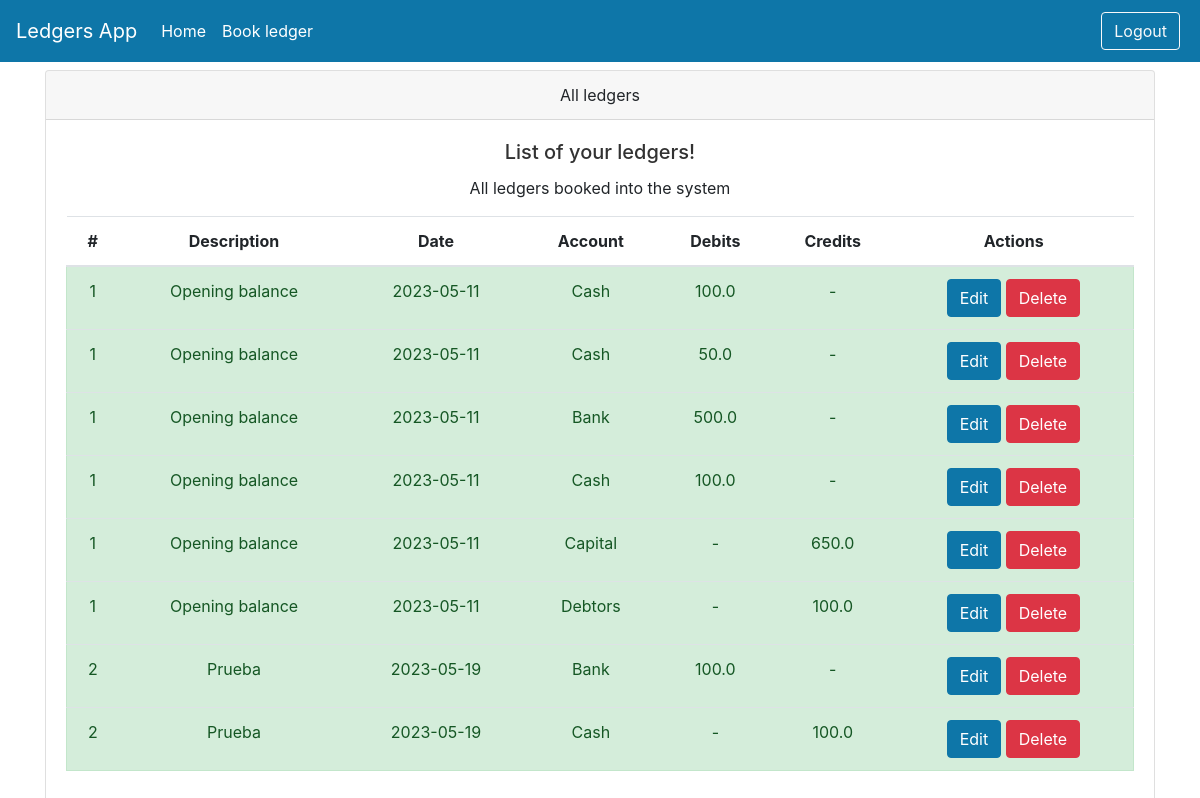
/ledgers/, run on an earlier commit of the app's database.
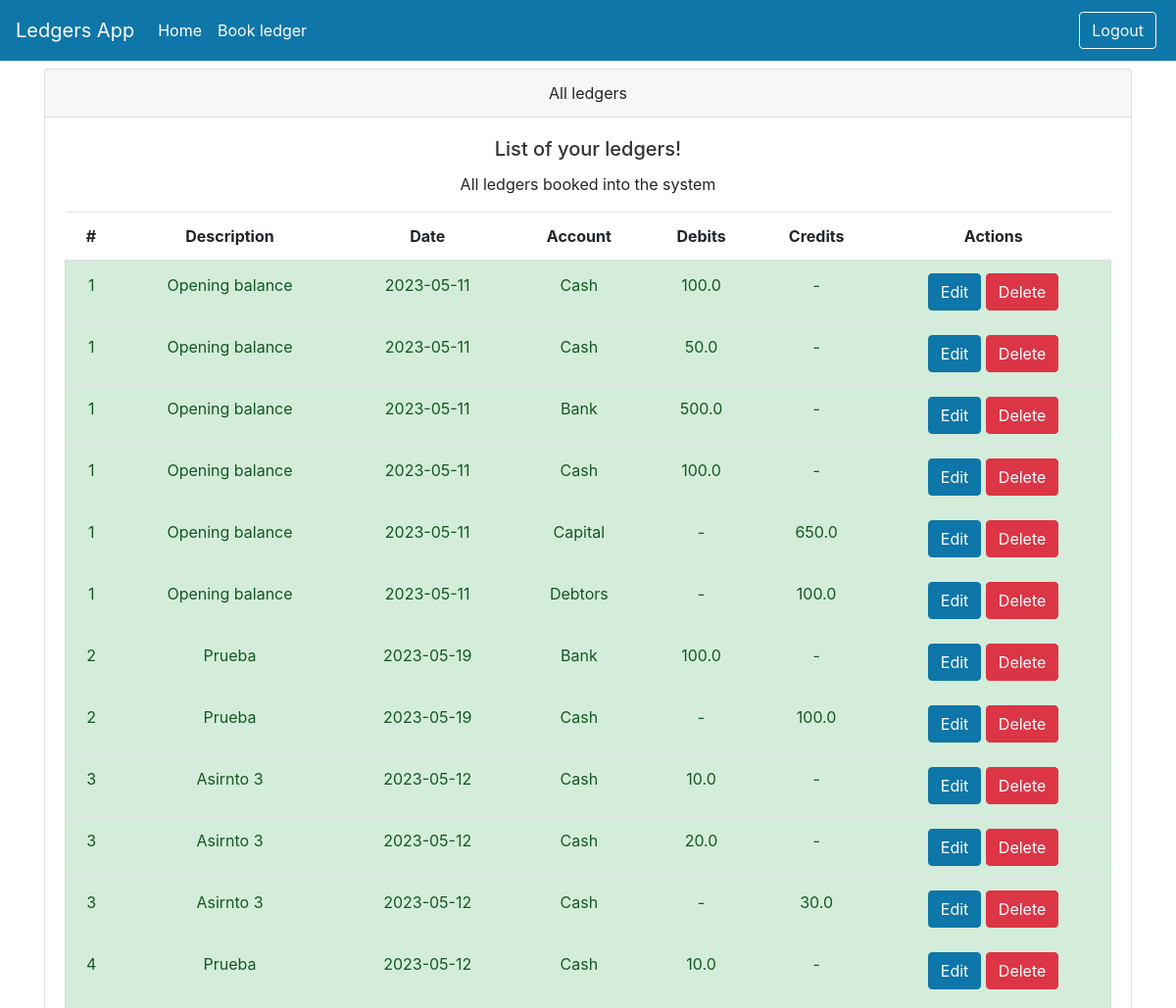
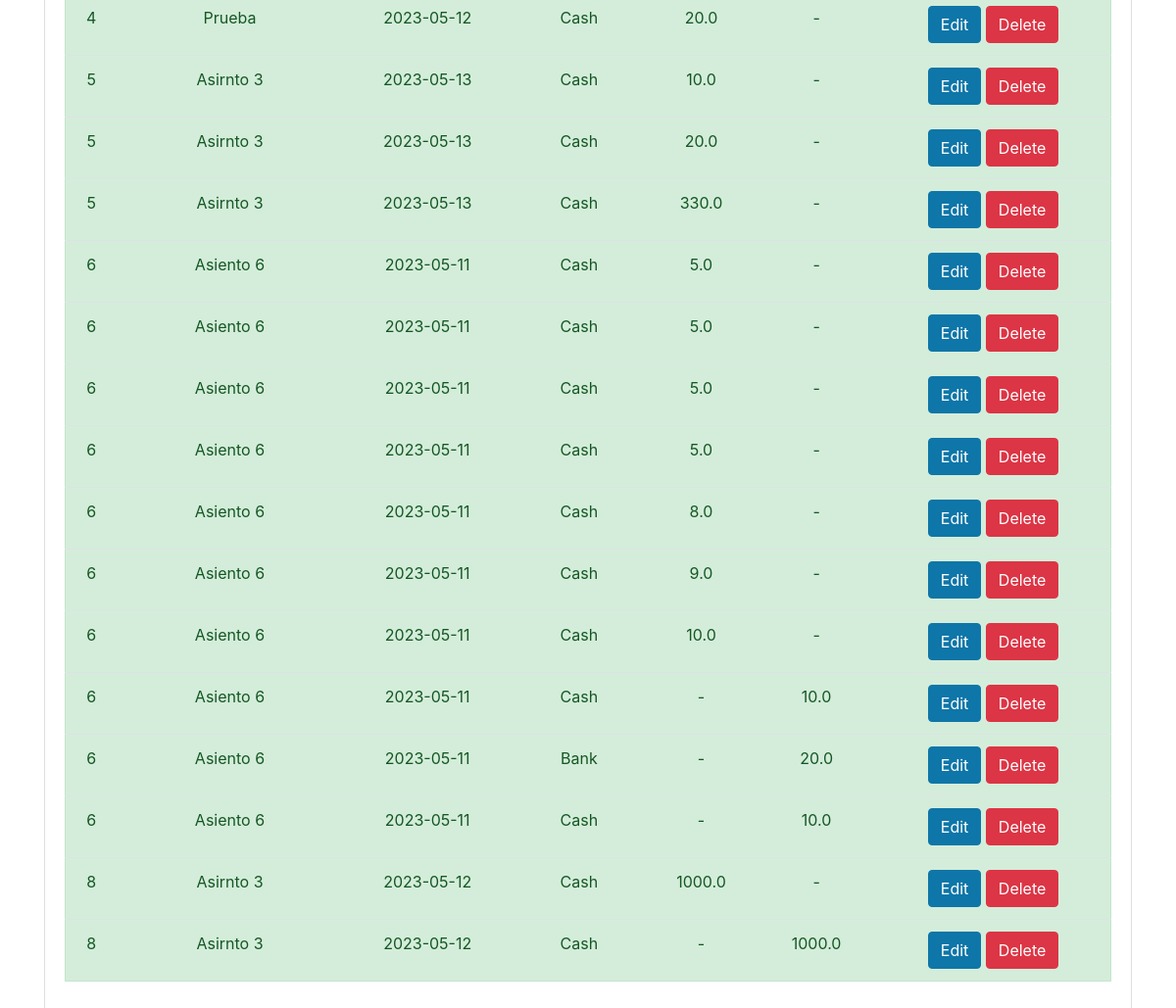
And on a later commit of the database (2 pictures, top to bottom).
### models.py (models this page shows)
class Ledgers(Base):
    __tablename__ = 'ledgers'
    id = Column(Integer, primary_key=True, index=True)
    description = Column(String)
    ledger_date = Column(Date)
    debits = Column(PickleType)
    credits = Column(PickleType)

### routers/ledgers.py (the view)
@router.get("/", response_class=HTMLResponse)
async def read_all_ledgers(request: Request, db: Session = Depends(get_db)):
    ledgers = db.query(Ledgers).all()
    return templates.TemplateResponse("home.html", {'request':request, 'ledgers': ledgers})

### templates/home.html
{% include 'layout.html' %}
<div class="container">
    <div class="card text-center">
        <div class="card-header">
            All ledgers
        </div>
        <div class="card-body">
            <h5 class="card-title">List of your ledgers!</h5>
            <p class="card-text">All ledgers booked into the system</p>
            <table class="table table-hover">
                <thead>
                <tr>
                    <th scope="col">#</th>
                    <th scope="col">Description</th>
                    <th scope="col">Date</th>
                    <th scope="col">Account</th>
                    <th scope="col">Debits</th>
                    <th scope="col">Credits</th>
                    <th scope="col">Actions</th>
                </tr>
                </thead>
                <tbody>
                {% for ledger in ledgers %}
                    {% for debit in ledger.debits %}
                        <tr class="pointer alert alert-success">
                            <td>{{ledger.id}}</td>
                            <td>{{ledger.description}}</td>
                            <td>{{ledger.ledger_date}}</td>
                            <td>{{debit[0]}}</td>
                            <td>{{debit[1]}}</td>
                            <td>-</td>
                            <td>
                                <a href="edit_ledger/{{ledger.id}}" class="btn btn-primary">Edit</a>
                                <button onclick="window.location.href='/ledgers/delete/{{ledger.id}}'" type="button" class="btn btn-danger">Delete</button>
                            </td>
                        </tr>
                    {% endfor %}
                    {% for credit in ledger.credits %}
                        <tr class="pointer alert alert-success">
                            <td>{{ledger.id}}</td>
                            <td>{{ledger.description}}</td>
                            <td>{{ledger.ledger_date}}</td>
                            <td>{{credit[0]}}</td>
                            <td>-</td>
                            <td>{{credit[1]}}</td>
                            <td>
                                <a href="edit_ledger/{{ledger.id}}" class="btn btn-primary">Edit</a>
                                <button onclick="window.location.href='/ledgers/delete/{{ledger.id}}'" type="button" class="btn btn-danger">Delete</button>
                            </td>
                        </tr>
                    {% endfor %}
                {% endfor %}
                </tbody>
            </table>
        </div>
    </div>
</div>

### templates/layout.html (shortened to what this page needs)
<!DOCTYPE html>
<html lang="en">
<head>
    <link rel="stylesheet" type="text/css" href="{{ url_for('static', path='/ledgers/css/base.css') }}">
    <link rel="stylesheet" type="text/css" href="{{ url_for('static', path='/ledgers/css/bootstrap.css') }}">
</head>
<body>
{% include 'navbar.html' %}
</body>
</html>

### templates/navbar.html (shortened to what this page needs)
<div>
    <nav class="navbar navbar-expand-md navbar-dark main-color fixed-top">
        <a class="navbar-brand" href="#">Ledgers App</a>
        <div class="collapse navbar-collapse" id="navbarNav">
            <ul class="navbar-nav">
                <li class="nav-item active">
                    <a class="nav-link" href="/ledgers">Home</a>
                </li>
                <li class="nav-item active">
                    <a class="nav-link" href="/ledgers/book_ledger">Book ledger</a>
                </li>
            </ul>
            <ul class="navbar-nav ml-auto">
                <li class="nav-item m-1">
                    <a type="button" class="btn btn-outline-light" href="#">Logout</a>
                </li>
            </ul>
        </div>
    </nav>
</div>

### static/ledgers/css/base.css (style rules this page uses)
body { background: #fafafa; color: #33333a; padding-top: 70px; }
h1, h2, h3, h4, h5, h6 { color: #323232; }
.main-color { background-color: #0e76a8 ; }

What changed in the data, as far as the page shows it:
added Ledgers: id "3" "3", description "Asirnto 3" "Asirnto 3", ledger_date "2023-05-12" "2023-05-12", debit "Cash" "Cash", debit "10.0" "20.0", id "3", description "Asirnto 3", ledger_date "2023-05-12", credit "Cash", credit "30.0"
added Ledgers: id "4" "4", description "Prueba" "Prueba", ledger_date "2023-05-12" "2023-05-12", debit "Cash" "Cash", debit "10.0" "20.0"
added Ledgers: id "5" "5" "5", description "Asirnto 3" "Asirnto 3" "Asirnto 3", ledger_date "2023-05-13" "2023-05-13" "2023-05-13", debit "Cash" "Cash" "Cash", debit "10.0" "20.0" "330.0"
added Ledgers: id "6" "6" "6" "6" "6" "6" "6", description "Asiento 6" "Asiento 6" "Asiento 6" "Asiento 6" "Asiento 6" "Asiento 6" "Asiento 6", ledger_date "2023-05-11" "2023-05-11" "2023-05-11" "2023-05-11" "2023-05-11" "2023-05-11" "2023-05-11", debit "Cash" "Cash" "Cash" "Cash" "Cash" "Cash" "Cash", debit "5.0" "5.0" "5.0" "5.0" "8.0" "9.0" "10.0", id "6" "6" "6", description "Asiento 6" "Asiento 6" "Asiento 6", ledger_date "2023-05-11" "2023-05-11" "2023-05-11", credit "Cash" "Bank" "Cash", credit "10.0" "20.0" "10.0"
added Ledgers: id "8", description "Asirnto 3", ledger_date "2023-05-12", debit "Cash", debit "1000.0", id "8", description "Asirnto 3", ledger_date "2023-05-12", credit "Cash", credit "1000.0"
